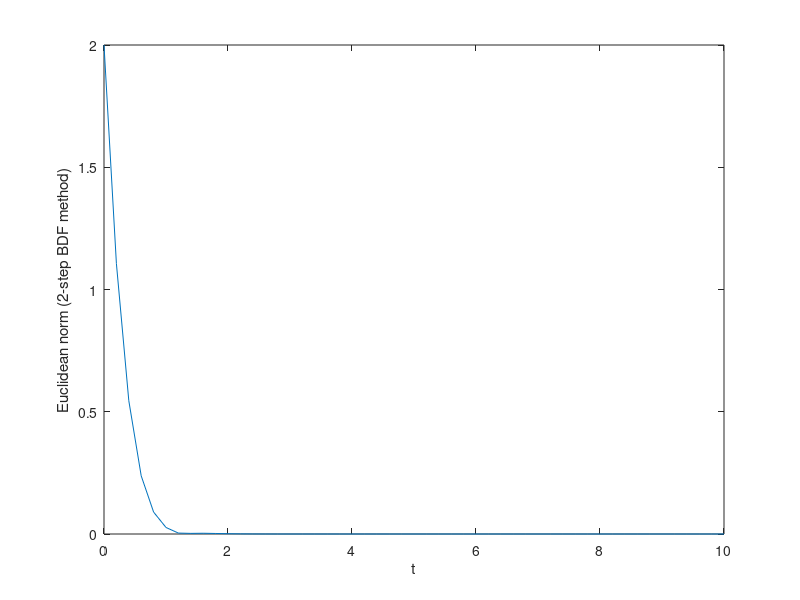

Write MATLAB code to recreate this figure.
clear all;
% Parameters:
Tend = 10;
N = 50;
h = 10/N;

% Initialization:
i = 1;
t(i) = 0;
A = [-20 10 0 0; 10 -20 10 0; 0 10 -20 10; 0 0 10 -20];
y{i} = transpose([1 1 1 1]);
n(i) = norm(y{i});
B = eye(4) - h*A;
% Backward Euler Method
while (t(i) + h < Tend + 1e-12)
    y{i+1} = inv(B)*y{i};
    n(i+1) = norm(y{i+1});
    t(i+1) = t(i) + h;
    i = i + 1;
end

% Initialization:
i = 1;
t1(i) = 0;
A = [-20 10 0 0; 10 -20 10 0; 0 10 -20 10; 0 0 10 -20];
n1(i) = norm(y{i});
n1(i+1) = norm(y{i+1});
B = eye(4) - (2/3 * h*A);
% 2-step BDF method:
while (t(i) + h < Tend + 1e-12)
    y{i+2} = inv(B)*(4/3 * y{i+1} - 1/3 * y{i});
    n1(i+2) = norm(y{i+2});
    t1(i+1) = t1(i) +h;
    i = i + 1;
end

n1 = n1(1:end-1);
figure(1);
plot(t1, n1);
xlabel('t');
ylabel('Euclidean norm (2-step BDF method)')
    
